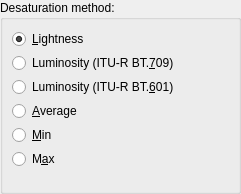
<?xml version="1.0" encoding="utf-8"?>
<ui version="4.0">
 <author>
    SPDX-FileCopyrightText: none
    SPDX-License-Identifier: GPL-3.0-or-later
  </author>
 <class>WdgDesaturate</class>
 <widget class="QWidget" name="WdgDesaturate">
  <property name="geometry">
   <rect>
    <x>0</x>
    <y>0</y>
    <width>241</width>
    <height>194</height>
   </rect>
  </property>
  <property name="sizePolicy">
   <sizepolicy hsizetype="Expanding" vsizetype="Expanding">
    <horstretch>0</horstretch>
    <verstretch>0</verstretch>
   </sizepolicy>
  </property>
  <layout class="QGridLayout">
   <property name="margin">
    <number>0</number>
   </property>
   <property name="spacing">
    <number>6</number>
   </property>
   <item column="0" row="0">
    <widget class="QGroupBox" name="groupType">
     <property name="sizePolicy">
      <sizepolicy hsizetype="Expanding" vsizetype="Expanding">
       <horstretch>0</horstretch>
       <verstretch>0</verstretch>
      </sizepolicy>
     </property>
     <property name="title">
      <string>Desaturation method:</string>
     </property>
     <layout class="QVBoxLayout" name="verticalLayout">
      <property name="spacing">
       <number>4</number>
      </property>
      <property name="leftMargin">
       <number>9</number>
      </property>
      <item>
       <widget class="QRadioButton" name="radioLightness">
        <property name="text">
         <string>&amp;Lightness</string>
        </property>
        <property name="checked">
         <bool>true</bool>
        </property>
       </widget>
      </item>
      <item>
       <widget class="QRadioButton" name="radioLuminosityBT709">
        <property name="text">
         <string>Luminosity (ITU-R BT.&amp;709)</string>
        </property>
       </widget>
      </item>
      <item>
       <widget class="QRadioButton" name="radioLuminosityBT601">
        <property name="text">
         <string>Luminosity (ITU-R BT.&amp;601)</string>
        </property>
       </widget>
      </item>
      <item>
       <widget class="QRadioButton" name="radioAverage">
        <property name="text">
         <string>&amp;Average</string>
        </property>
       </widget>
      </item>
      <item>
       <widget class="QRadioButton" name="radioMin">
        <property name="text">
         <string>&amp;Min</string>
        </property>
       </widget>
      </item>
      <item>
       <widget class="QRadioButton" name="radioMax">
        <property name="text">
         <string>M&amp;ax</string>
        </property>
       </widget>
      </item>
      <item>
       <spacer name="verticalSpacer">
        <property name="orientation">
         <enum>Qt::Vertical</enum>
        </property>
        <property name="sizeHint" stdset="0">
         <size>
          <width>20</width>
          <height>40</height>
         </size>
        </property>
       </spacer>
      </item>
     </layout>
    </widget>
   </item>
  </layout>
 </widget>
 <resources/>
 <connections/>
</ui>
